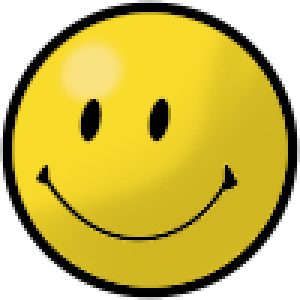
#> input picture smiley.png, 100 x 100 px (shown 3 times larger)
$ python autohsv.py header.png smiley.png out.png
#> lines starting #> are read from the running program, lines starting #| are printed output that depends on the picture
#!/usr/bin/python3

# AutoHSV
# by Joshua Jay Salazar
# Released under the GNU General Public License

import sys
import colorsys
from PIL import Image
import os
import logging
import tkinter as tk

import colors # Import python file with list of colors

# Set logging settings
logging.basicConfig(level=logging.DEBUG, filename="debug.log", filemode="w")

# Parse the arguments given
PREFIX = sys.argv[1]
FILE = sys.argv[2]
DEST = sys.argv[3]

# Open an Image
def open_image(path):
#> called with path = 'smiley.png'
    newImage = Image.open(path)
#> newImage is the input picture: PIL image 100x100 RGBA; mean R, G, B, A 145.4, 128, 27.4, 194.5
    return newImage

# Save Image
def save_image(image, path):
    image.save(path, 'png')

# Create a new image with the given size
def create_image(i, j):
    image = Image.new("RGBA", (i, j), "white")
    return image

# Get the pixel from the given image
def get_pixel(image, i, j):
    # Inside image bounds?
    width, height = image.size
    if i > width or j > height:
        return None

    # Get Pixel
    pixel = image.getpixel((i, j))
    return pixel

def convert_image(image, h_adjust, s_adjust, v_adjust):
    # Get size
    width, height = image.size
    logging.info("Image size is " + str(width) + "px x " + str(height) + "px.")

    # Create new Image and a Pixel Map
    new = create_image(width, height)
    pixels = new.load()

    # Apply HSV filter
    for i in range(width):
        for j in range(height):
            # Get Pixel
            pixel = get_pixel(image, i, j)

            # Get RGBA values (This are int from 0 to 255)
            r = pixel[0]
            g = pixel[1]
            b = pixel[2]
            a = pixel[3]

            # Convert to HSV space
            h ,s, v = colorsys.rgb_to_hsv(r/255., g/255., b/255.)

            # Convert each value to the value in the list
            h = h_adjust/360
            s = s * s_adjust/100.
            v = v * v_adjust/100.

            # Convert back to RGB
            r, g, b = colorsys.hsv_to_rgb(h, s, v)

            # Set Pixel in new image
            pixels[i, j] = (int(r * 255.9999), int(g * 255.9999), int(b * 255.9999), a)

    # Return the converted image
    return new


##### Main #####
if __name__ == "__main__":
    # Load Image (JPEG/JPG needs libjpeg to load)
    original = open_image(FILE)

    # Convert image for each value in colors.py
    image_number = 1
    for value in colors.COLORS:
        new = convert_image(original, value[1], value[2], value[3])

        image_string = str(image_number)
        if image_number < 10:
            image_string = "0" + image_string

        output = os.path.join(DEST, PREFIX + image_string + "_" + value[0] + ".png")
        save_image(new, output)
        image_number += 1
#> this loop made 3 passes
#> pass 1, `new = convert_image(original, value[1], value[2], value[3])`:
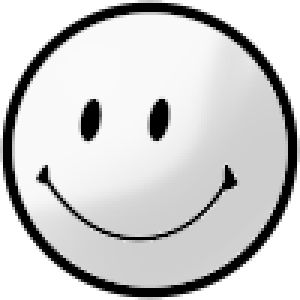
#> new: PIL image 100x100 RGBA (shown 3 times larger); mean R, G, B, A 145.4, 145.4, 145.4, 194.5; transparent parts drawn white
#> pass 2, `new = convert_image(original, value[1], value[2], value[3])`:
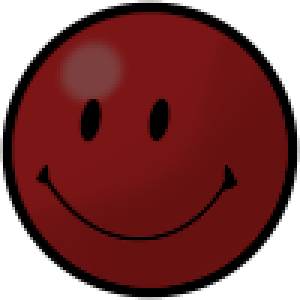
#> new: PIL image 100x100 RGBA (shown 3 times larger); mean R, G, B, A 72.5, 13.6, 13.6, 194.5; transparent parts drawn white
#> pass 3, `new = convert_image(original, value[1], value[2], value[3])`:
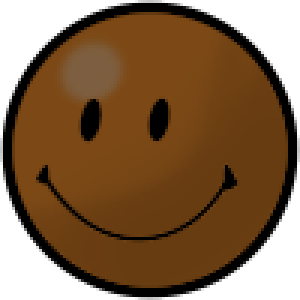
#> new: PIL image 100x100 RGBA (shown 3 times larger); mean R, G, B, A 72.5, 43, 13.6, 194.5; transparent parts drawn white
